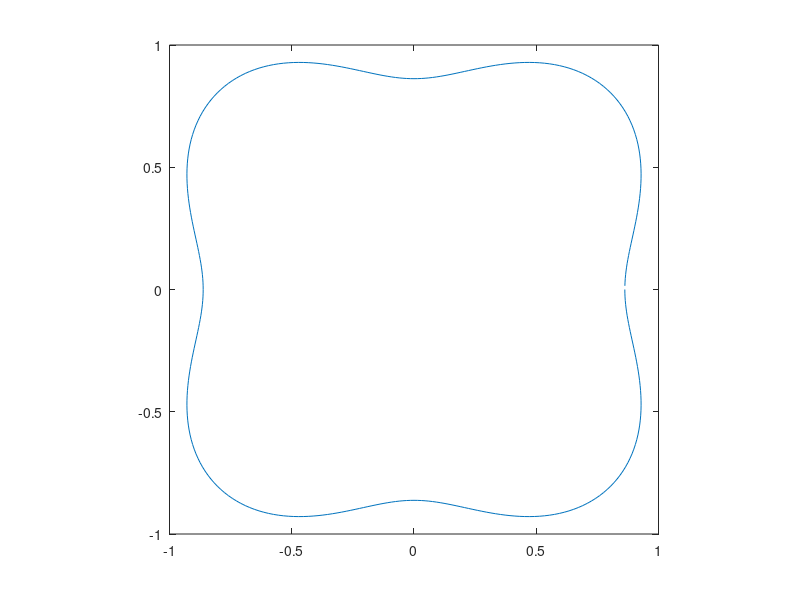
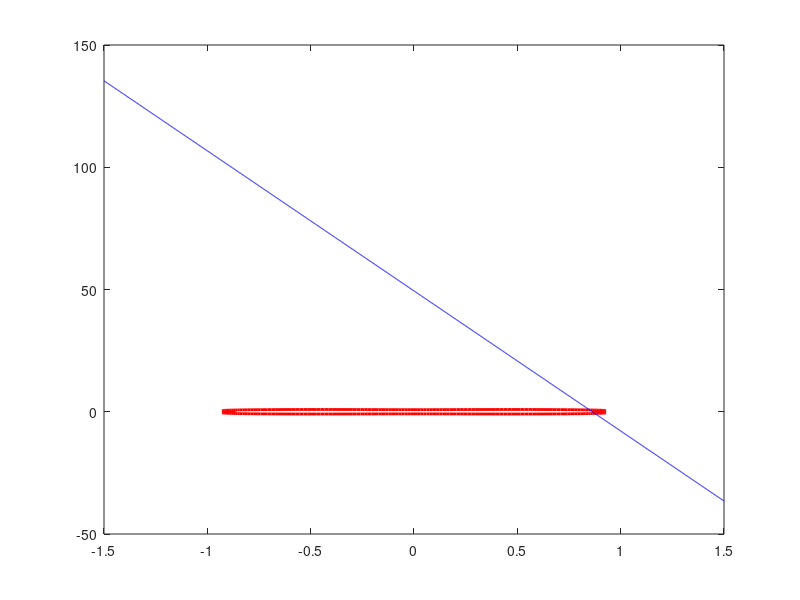

These charts were generated, in order, by the following MATLAB code: (Note: this script raises an error after producing the figures.)
% Author: AstroGentoo (at khu.ac.kr)
% Date: 2023.09.14.
% Purpose: Predict the equilibrium shapes of crystals based on the Wulff
% construction method in 2-D

% Description:
% The surface free energy of a crystal depends on its crystallographic
% orientation. The Wulff construction is a geometrical procedure used to
% determine the equilibrium shape of a crystal that minimizes the total
% surface energy. To obtain this shape, draw planes perpendicular to the
% normal unit vectors on the surface free energy. The inner envelope formed
% by these planes corresponds to the equilibrium crystal shape.

% Adapted from:
% Wang, L., Shirodkar, S.N., Zhang, Z. et al.
% Defining shapes of two-dimensional crystals with undefinable edge energies
% Nat Comput Sci 2, 729–735 (2022)
% https://doi.org/10.1038/s43588-022-00347-5
% Code availability
% https://zenodo.org/record/7130224
% MATLAB_codes.zip

clear all;

g=1.0; % base
amp=0.25; % amplitude of the spherical Gaussian
shp=5.0; % sharpness of the spherical Gaussian

%delta_s=0.05; % amplitude of the trigonometric function

coord=zeros(360,2);

% surface energy
for i=1:360
    theta=i*2.0*pi/360.0; % polar angle

    % cartesian coordinate
    v1=cos(theta);
    v2=sin(theta);

    % spherical Gaussian function
    g_g=g*(1.0-amp*exp(shp*(1.0*v1+0.0*v2-1.0)));
    g_g=g_g+g*(-amp*exp(shp*(0.0*v1+1.0*v2-1.0)));
    g_g=g_g+g*(-amp*exp(shp*(-1.0*v1+0.0*v2-1.0)));
    g_g=g_g+g*(-amp*exp(shp*(0.0*v1-1.0*v2-1.0)));
    g_g=g_g+g*(amp*exp(shp*(0.707*v1+0.707*v2-1.0)));
    g_g=g_g+g*(amp*exp(shp*(-0.707*v1-0.707*v2-1.0)));
    g_g=g_g+g*(amp*exp(shp*(0.707*v1-0.707*v2-1.0)));
    g_g=g_g+g*(amp*exp(shp*(-0.707*v1+0.707*v2-1.0)));

%    g_g=g*(1.0+delta_s*cos(4.0*theta)); % trigonometric function
    
    % polar coordinates
    coord(i,1)=g_g*v1;
    coord(i,2)=g_g*v2;
end

% plot of the surface energy
figure
plot(coord(:,1),coord(:,2))
axis square

% Wulff shape
w=zeros(3001,3600);
w(:,1)=-1.5:0.001:1.5; % range and interval

for i=2:360
    for j=1:3001
        % equation of normal
        w(j,i)=-(coord(i-1,1)/coord(i-1,2))*(w(j,1)-coord(i-1,1))+coord(i-1,2);
    end
end

% plot of the equilibrium shape given by Wulff construction
figure
p1=plot(coord(:,1),coord(:,2),"red",'LineWidth',2); hold on;
for k=2:360
    p2=plot(w(:,1),w(:,k),"blue");
    p2.Color(4)=0.1;
    hold on;
end
axis square
xlim([-1.5 1.5])
ylim([-1.5 1.5])
view(-90,90);
